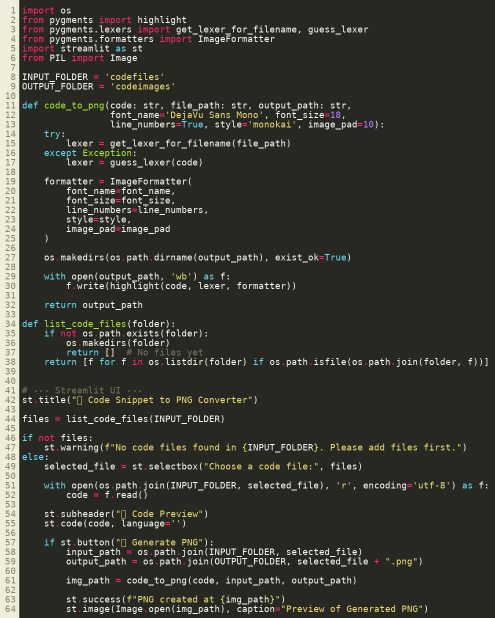
#> input picture codetopng/codeimages/example.py.png, 989 x 1236 px (shown at 1/2 size)
$ python changeresolution.py ../codetopng/codeimages 100 100
#> lines starting #> are read from the running program, lines starting #| are printed output that depends on the picture
import os
import argparse
from PIL import Image

def resize_images(folder_path, width, height, overwrite=False):
#> called with folder_path = '../codetopng/codeimages', width = 100, height = 100, overwrite = False
    files = [f for f in os.listdir(folder_path) if os.path.isfile(os.path.join(folder_path, f))]

    for f in files:
        path = os.path.join(folder_path, f)
        try:
            with Image.open(path) as img:
#> img is the input picture: PIL image 989x1236 RGB; mean R, G, B 56, 56.5, 49.4
                if img.size == (width, height):
                    print(f"⏭ Skipping {f} (already {width}x{height})")
                    continue

                # Resize with high-quality resampling
                resized = img.resize((width, height), Image.LANCZOS)
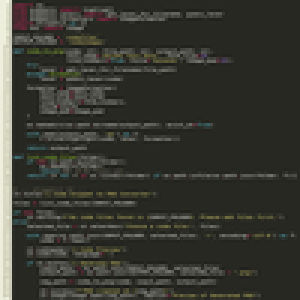
#> resized: PIL image 100x100 RGB (shown 3 times larger); mean R, G, B 56, 56.6, 49.4

                if overwrite:
                    save_path = path
                else:
                    name, ext = os.path.splitext(f)
                    save_path = os.path.join(folder_path, f"{name}_{width}x{height}{ext}")

                resized.save(save_path)
                print(f"✅ Resized {f} -> {save_path}")

        except Exception as e:
            print(f"⚠️ Skipping {f}: {e}")
#> pass 2 of the loop in resize_images, `for f in files:`:
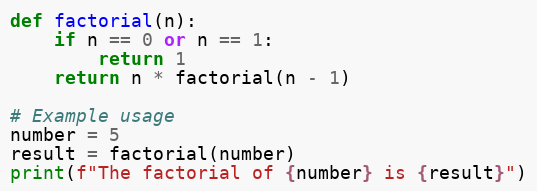
#> input picture codetopng/codeimages/example2.py.png, 537 x 191 px
#> in resize_images, img is the input picture: PIL image 537x191 RGB; mean R, G, B 236.3, 236.6, 236.4
#> in resize_images, `resized = img.resize((width, height), Image.LANCZOS)`:
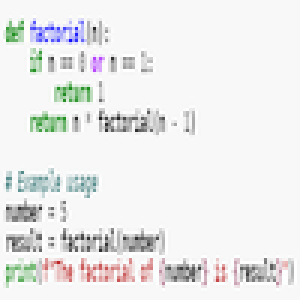
#> resized: PIL image 100x100 RGB (shown 3 times larger); mean R, G, B 236.1, 236.5, 236.3


def main():
    parser = argparse.ArgumentParser(
        description="Resize all images in a folder to a given resolution. Skips images already at that resolution."
    )
    parser.add_argument("folder", help="Path to the folder with images")
    parser.add_argument("width", type=int, help="Target width")
    parser.add_argument("height", type=int, help="Target height")
    parser.add_argument("-o", "--overwrite", action="store_true", help="Overwrite original files instead of saving new ones")

    args = parser.parse_args()
    resize_images(args.folder, args.width, args.height, args.overwrite)


if __name__ == "__main__":
    main()
